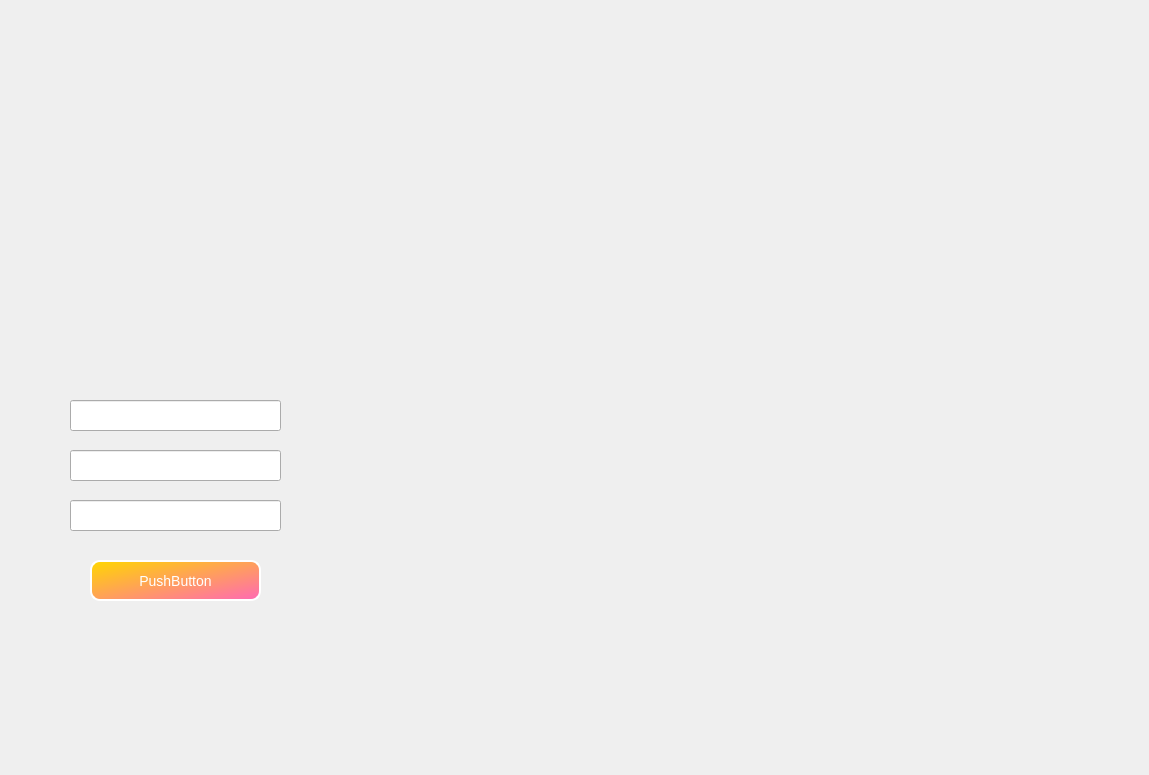
<?xml version="1.0" encoding="UTF-8"?>
<ui version="4.0">
 <class>ResetPasswordDialog</class>
 <widget class="QDialog" name="ResetPasswordDialog">
  <property name="geometry">
   <rect>
    <x>0</x>
    <y>0</y>
    <width>1149</width>
    <height>775</height>
   </rect>
  </property>
  <property name="windowTitle">
   <string>Dialog</string>
  </property>
  <widget class="QLineEdit" name="codeLineEdit">
   <property name="geometry">
    <rect>
     <x>70</x>
     <y>400</y>
     <width>211</width>
     <height>31</height>
    </rect>
   </property>
  </widget>
  <widget class="QLineEdit" name="newPasswordLineEdit">
   <property name="geometry">
    <rect>
     <x>70</x>
     <y>450</y>
     <width>211</width>
     <height>31</height>
    </rect>
   </property>
  </widget>
  <widget class="QLineEdit" name="confirmPasswordLineEdit">
   <property name="geometry">
    <rect>
     <x>70</x>
     <y>500</y>
     <width>211</width>
     <height>31</height>
    </rect>
   </property>
  </widget>
  <widget class="QPushButton" name="resetButton">
   <property name="geometry">
    <rect>
     <x>90</x>
     <y>560</y>
     <width>171</width>
     <height>41</height>
    </rect>
   </property>
   <property name="styleSheet">
    <string notr="true">QPushButton {
    background: qlineargradient(x1:0, y1:0, x2:1, y2:1, stop:0 #FFD700, stop:1 #FF69B4); /* Gradient galben (#FFD700) spre roz (#FF69B4) */
    color: white; /* Text alb pentru contrast */
    border: 2px solid #FFFFFF; /* Bordură albă */
    border-radius: 10px; /* Colțuri rotunjite */
    padding: 8px; /* Spațiu interior */
    font-size: 14px; /* Mărime font (poate fi ajustată și din proprietatea font) */
}

QPushButton:hover {
    background: qlineargradient(x1:0, y1:0, x2:1, y2:1, stop:0 #FFEC8B, stop:1 #FF8C94); /* Gradient mai deschis la hover */
}

QPushButton:pressed {
    background: qlineargradient(x1:0, y1:0, x2:1, y2:1, stop:0 #DAA520, stop:1 #FF1493); /* Gradient mai închis la apăsare */
}</string>
   </property>
   <property name="text">
    <string>PushButton</string>
   </property>
  </widget>
 </widget>
 <resources/>
 <connections/>
</ui>
